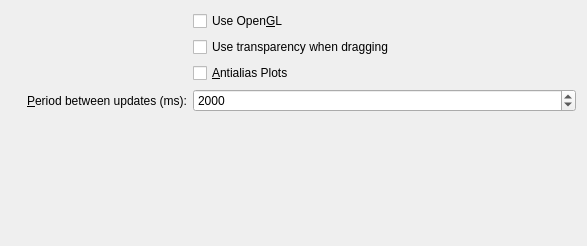
<?xml version="1.0" encoding="UTF-8"?>
<ui version="4.0">
 <class>GeneralTab</class>
 <widget class="QWidget" name="GeneralTab">
  <property name="geometry">
   <rect>
    <x>0</x>
    <y>0</y>
    <width>587</width>
    <height>246</height>
   </rect>
  </property>
  <layout class="QGridLayout" name="gridLayout">
   <item row="3" column="1" colspan="2">
    <widget class="QSpinBox" name="_maxUpdate">
     <property name="sizePolicy">
      <sizepolicy hsizetype="Expanding" vsizetype="Fixed">
       <horstretch>0</horstretch>
       <verstretch>0</verstretch>
      </sizepolicy>
     </property>
     <property name="toolTip">
      <string>Dynamic files update this fast or slower.</string>
     </property>
     <property name="whatsThis">
      <string>Minimum time between updates when looking at dynamic files.  If there is a lot of processing, it might take longer.</string>
     </property>
     <property name="minimum">
      <number>10</number>
     </property>
     <property name="maximum">
      <number>60000</number>
     </property>
     <property name="singleStep">
      <number>500</number>
     </property>
     <property name="value">
      <number>2000</number>
     </property>
    </widget>
   </item>
   <item row="3" column="0">
    <widget class="QLabel" name="label_5">
     <property name="text">
      <string>&amp;Period between updates (ms):</string>
     </property>
     <property name="alignment">
      <set>Qt::AlignRight|Qt::AlignTrailing|Qt::AlignVCenter</set>
     </property>
     <property name="buddy">
      <cstring>_maxUpdate</cstring>
     </property>
    </widget>
   </item>
   <item row="1" column="1">
    <widget class="QCheckBox" name="_transparentDrag">
     <property name="text">
      <string>Use transparency when dragging</string>
     </property>
    </widget>
   </item>
   <item row="0" column="1">
    <widget class="QCheckBox" name="_useOpenGL">
     <property name="toolTip">
      <string>Render using openGL.  This is not always better.</string>
     </property>
     <property name="whatsThis">
      <string>Rendering using OpenGL is faster on some architectures, but very buggy on others (depending on the video driver).  This might help, or might cause things to go horribly wrong.</string>
     </property>
     <property name="text">
      <string>Use Open&amp;GL</string>
     </property>
    </widget>
   </item>
   <item row="4" column="0">
    <spacer>
     <property name="orientation">
      <enum>Qt::Vertical</enum>
     </property>
     <property name="sizeHint" stdset="0">
      <size>
       <width>44</width>
       <height>16</height>
      </size>
     </property>
    </spacer>
   </item>
   <item row="2" column="1">
    <widget class="QCheckBox" name="_antialiasPlots">
     <property name="text">
      <string>&amp;Antialias Plots</string>
     </property>
    </widget>
   </item>
  </layout>
 </widget>
 <tabstops>
  <tabstop>_useOpenGL</tabstop>
  <tabstop>_transparentDrag</tabstop>
  <tabstop>_maxUpdate</tabstop>
 </tabstops>
 <resources/>
 <connections/>
</ui>
